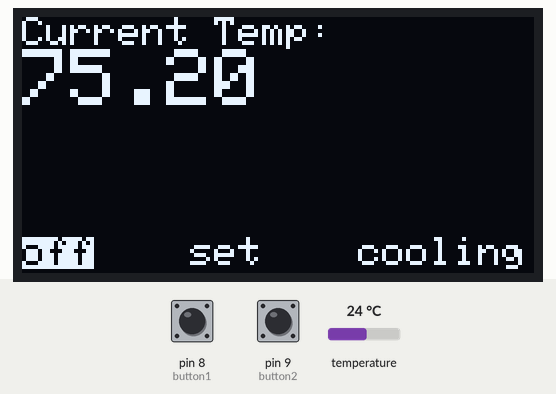
This sketch was run on a simulated Arduino Uno, built with avr-gcc and run on an emulated ATmega328P. Parts: 128×64 one-colour display. The inputs (shaded band) are chosen by the test bench; at power-on: pin 9 (button2) HIGH, pin 8 (button1) HIGH, temperature 24 °C. The display library's start-up logo is not drawn; what the sketch prints to the serial monitor is not drawn.

Above: at 5.3 s.
5.4 s: pin 9 (button2) pulled LOW for 0.15 s
At 6.6 s:
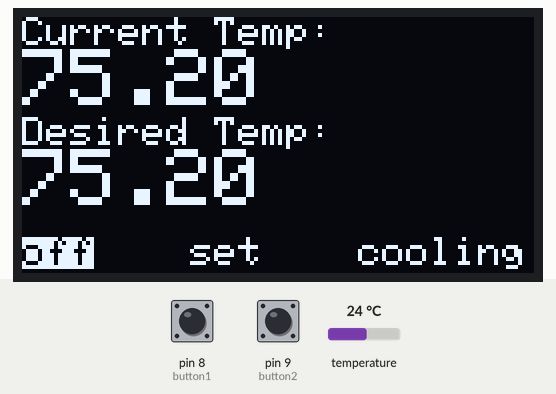
7.2 s: pin 8 (button1) pulled LOW for 1 s
At 7.4 s:
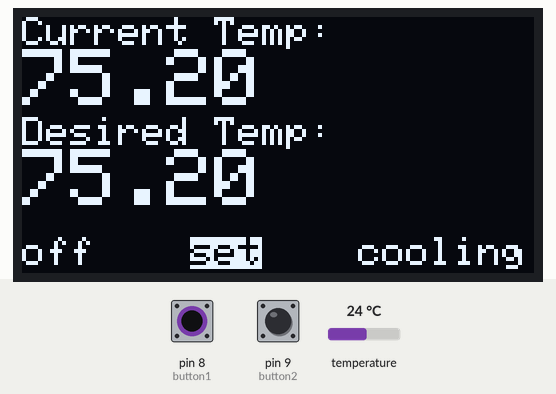
9.7 s: pin 8 (button1) driven LOW and pin 9 (button2) driven LOW
12.7 s: temperature set to 28 °C
At 14.7 s:
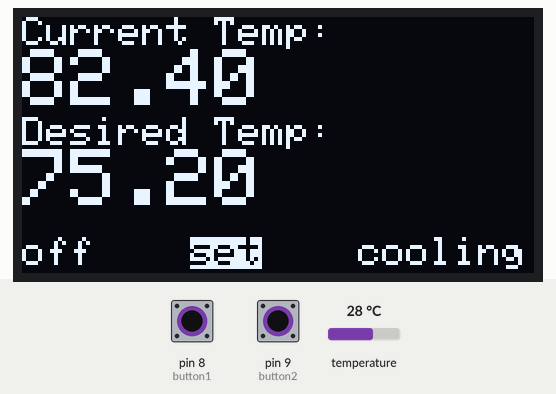
15.3 s: pin 8 (button1) driven HIGH
At 17.4 s:
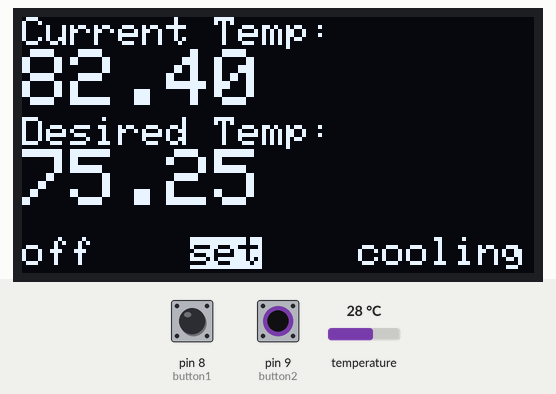
17.8 s: temperature set to 12 °C
At 18.99 s:
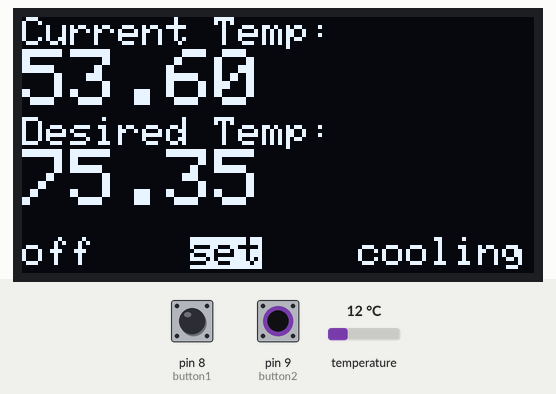
Timing chart, 0 to 20.8 s (numbered marks = the images above; inputs shaded):
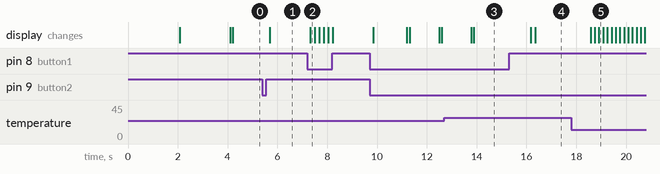

The sketch:

randomBlankGithubrefresh.ino
```cpp
#include <Wire.h>
#include <Adafruit_GFX.h>
#include <Adafruit_SSD1306.h>
#include <Fonts/FreeSerif9pt7b.h>
#include <IRremote.h>


#include <DS3232RTC.h>      // https://github.com/JChristensen/DS3232RTC
DS3232RTC myRTC;

#define SCREEN_WIDTH 128 // OLED display width, in pixels
#define SCREEN_HEIGHT 64 // OLED display height, in pixels


#define OLED_RESET 4

 #define SCREEN_ADDRESS 0x3C

Adafruit_SSD1306 display(SCREEN_WIDTH, SCREEN_HEIGHT, &Wire, OLED_RESET);


#define  button1 8 //down temp; button states will be inverted since using internal pull-up resistor
#define  button2 9 //up temp

#define IR_SEND_PIN A5


IRsend irsend;

//irsend.enableIROut(A5);


  int button1State;
  int button2State;
  float desiredTemp;
  float currentTemp;
  int mode = 1; //for which cooling mode

void setup(){

  Serial.begin(9600);
  Wire.begin();


  pinMode(button1, INPUT);
  digitalWrite(button1, HIGH);

  pinMode(button2, INPUT);
  digitalWrite(button2, HIGH);


  display.begin(SSD1306_SWITCHCAPVCC, 0x3C);
  myRTC.begin();


  display.display();
  delay(2000); // Pause for 2 seconds


  // Clear the buffer
  display.clearDisplay();


  // Draw a single pixel in white
  display.drawPixel(10, 10, SSD1306_WHITE);


  // Show the display buffer on the screen. You MUST call display() after
  // drawing commands to make them visible on screen!
  display.display();
  display.clearDisplay();
  delay(2000);

  displayMode(mode);


}


void loop() {

displayRTC();


  if (mode == 1)
  {
    button1State = digitalRead(button1);
    button2State = digitalRead(button2);


    while (button2State != 0)
    {


      button1State = digitalRead(button1);
      button2State = digitalRead(button2);
      if (button1State == 0) {
      switch (mode)
      {
        case 1: mode = 2;
                break;
        case 2: mode = 3;
                break;
        case 3: mode = 1;
                break;
      }
      }

      displayMode(mode);
      delay(150);


    }
  }


  Serial.print("Mode: ");
  Serial.println(mode);


  displayMode(mode);


  setTemp(mode);


 displayDesiredTemp();


  display.display();


 decideToggle(desiredTemp, currentTemp, mode);


}


void decideToggle(float desiredTemp, float currentTemp, int mode)
{
  if (((currentTemp - desiredTemp) > 1) && (mode == 2)) {
    sendIR(); //turn on
    Serial.println("Turning on");
   // displayMode(3);
    display.display();
  }


  if ((currentTemp - desiredTemp) >= -0.5) {
    sendIR();
    displayMode(1);
  }
}


void sendIR()
{
   int khz = 38;// 38kHz carrier frequency for the NEC protocol
   unsigned int On[] ={1250,400, 1250,400, 450,1250, 1250,400, 1250,400, 450,1250, 400,1250, 450,1200, 450,1250, 400,1250, 450,1200, 1300};  // Power

   for (int i = 0; i < 16; i++)
   {
     irsend.sendRaw(On,sizeof(On)/sizeof(int),khz);
   }

}

void displayMode(int mode)
{
    display.setTextSize(1);
    display.setCursor(0, 55);

    switch(mode) {
        case 1:
          display.setTextColor(BLACK, WHITE);
          display.print("off");
          display.setTextColor(WHITE, BLACK);
          display.print("    ");
          display.print("set");
          display.print("    ");
          display.print("cooling");
          break;

        case 2:
          display.setTextColor(WHITE, BLACK);
          display.print("off");
          display.print("    ");
          display.setTextColor(BLACK, WHITE);
          display.print("set");
          display.setTextColor(WHITE, BLACK);
          display.print("    ");
          display.print("cooling");
          break;

      case 3:
          display.setTextColor(WHITE, BLACK);
          display.print("off");
          display.print("    ");
          display.print("set");
          display.print("    ");
          display.setTextColor(BLACK, WHITE);
          display.print("cooling");
          break;

    }

    display.display();
}


void setTemp(int mode)
{
   button1State = digitalRead(button1);
   button2State = digitalRead(button2);
  if (desiredTemp == 0 || mode == 1)
  {
    desiredTemp = currentTemp;
  }
  if ((button2State == 0)  && ((mode == 2) || (mode == 3)))
  {
    desiredTemp = desiredTemp + 0.05;

  }

  if ((button1State == 0) && ((mode == 2) || (mode == 3)))
  {
    desiredTemp = desiredTemp - 0.05;
  }
}


void displayDesiredTemp()
{
    display.setTextSize(1);
    display.setTextColor(WHITE, BLACK);
    display.setCursor(0, 25);
    display.println("Desired Temp:");
    display.setTextSize(2);
    display.println(desiredTemp);
    display.display();

}


void draw_text(byte x_pos, byte y_pos, char *text, byte text_size) {
  display.setCursor(x_pos, y_pos);
  display.setTextSize(text_size);
  display.print(text);
  display.display();
}

void displayRTC()
{
    char buf[40];
    //time_t t = myRTC.get();
    float celsius = myRTC.temperature() / 4.0;
    currentTemp = celsius * 9.0 / 5.0 + 32.0;
    //sprintf(buf, "%.2d:%.2d:%.2d %.2d%s%d ",
       // hour(t), minute(t), second(t), day(t), monthShortStr(month(t)), year(t));
    //Serial.print(buf);
    //Serial.print(celsius);
    //Serial.print("C ");
    //Serial.print(fahrenheit);
    //Serial.println("F");

   delay(50);


    display.setTextSize(1);
    display.setTextColor(WHITE, BLACK);


    display.setCursor(0, 0);
    display.println("Current Temp:");


    display.setTextSize(2);
    display.println(currentTemp);

    display.display();
}
```

Measured:
- after the input at 5.4 s, the display: changes after 0.30 s (image 1)
- after the input at 7.2 s, the display: changes after 0.12 s (image 2)
- after the input at 12.7 s, the display: first differs from a run without the input after 1.2 s (image 3)
- after the input at 15.3 s, the display: first differs from a run without the input after 1.0 s (image 4)
